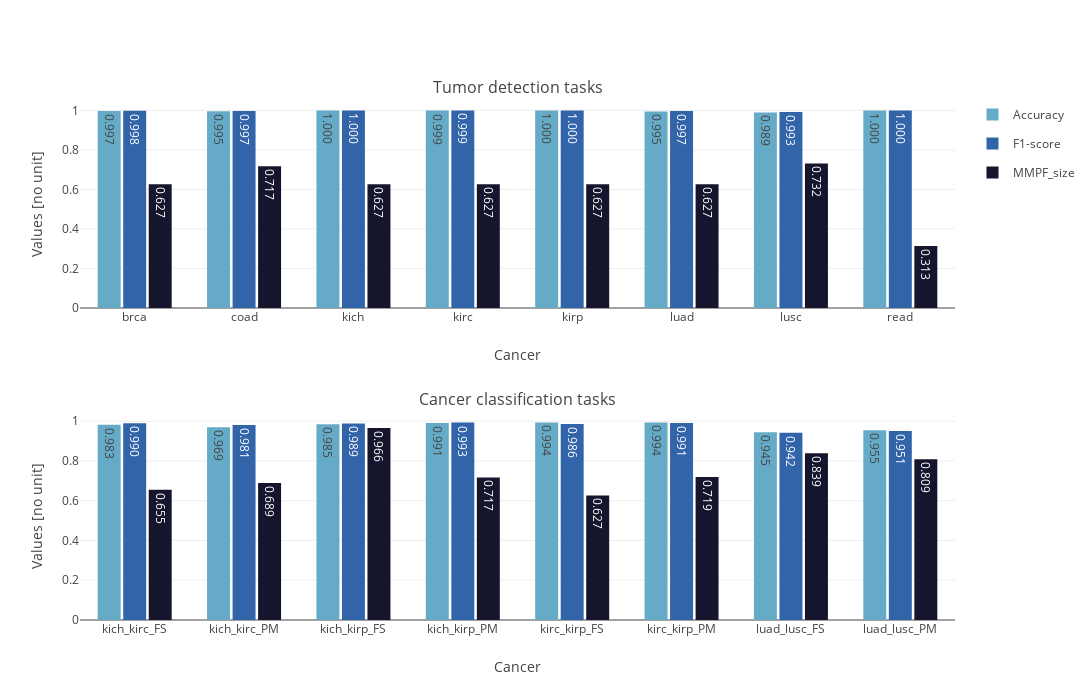

The code cell stored with this chart in its notebook:
### Code cell
def check_results_baseline(task : str, 
                           cancer : str, 
                           df : pd.DataFrame,
                           set_ : str, ID : int):
    # Initialization
    sub_dict = {'task' : [task], 'cancer' : [cancer]}
    
    # Extract the results pkl files
    preds_path = f'results/preds/run_{ID}/add_protected_atts_1/Baseline'
    results = pd.read_pickle(preds_path + f'/{task}/{cancer}/results.pkl')
    
    # Compute the metrics
    # Accuracy 
    sub_dict['Accuracy'] = tm.classification.BinaryAccuracy()(torch.Tensor(results.pred), torch.Tensor(results.label)).item()
    
    # F1-score
    sub_dict['F1-score'] = tm.classification.BinaryF1Score()(torch.Tensor(results.pred), torch.Tensor(results.label)).item()
    
    # MMPF_size
    mmpf_metrics = compute_pareto_metrics(results, protected_atts)
    sub_dict['MMPF_size'] = [mmpf_metrics[f'{set_}MMPF_size_2']]
    
    # Return the updated data frame
    if df.empty: df = pd.DataFrame(data = sub_dict)
    else: df = pd.concat([df, pd.DataFrame(data = sub_dict)])
    return df

# Initialization
cols = ['task', 'cancer', 'Accuracy', 'F1-score', 'MMPF_size']
df_baseline_100 = pd.DataFrame(columns = cols)
df_baseline_1000 = pd.DataFrame(columns = cols)
df_baseline_100_test = pd.DataFrame(columns = cols)
df_baseline_1000_test = pd.DataFrame(columns = cols)

# Loop on the combinations for baseline
for comb in COMBS_BASELINE[2:]:
    # Track
    print(comb)
    
    # Extract combinations
    task = comb[0]
    cancer = comb[1]
    
    # Get the metrics - validation
    df_baseline_100 = check_results_baseline(task, cancer, df_baseline_100, 'val_', 100)
    df_baseline_1000 = check_results_baseline(task, cancer, df_baseline_1000, 'val_', 1000)
    
    # Get the metrics - test
    df_baseline_100_test = check_results_baseline(task, cancer, df_baseline_100_test, 'test_', 100)
    df_baseline_1000_test = check_results_baseline(task, cancer, df_baseline_1000_test, 'test_', 1000)

# Plot
df_b = keep_best(df_baseline_100, df_baseline_1000)
df_b_test = select_best_test(df_b, df_baseline_100_test, df_baseline_1000_test)
plot_results_baseline(df_b_test, 'images/results_baseline.eps')

### Figure 1 — Plotly figure (JSON) as saved in the notebook; plotly's stock layout.template omitted (floating-point values rounded to 4 significant figures)
{"data": [{"alignmentgroup": "True", "hovertemplate": "variable=Accuracy<br>cancer=%{x}<br>value=%{y}<extra></extra>", "legendgroup": "Accuracy", "marker": {"color": "rgb(101, 171, 200)", "pattern": {"shape": ""}}, "name": "Accuracy", "offsetgroup": "Accuracy", "orientation": "v", "showlegend": true, "textposition": "auto", "texttemplate": "%{y:.3f}", "type": "bar", "x": ["kich_kirc_FS", "kich_kirc_PM", "kich_kirp_FS", "kich_kirp_PM", "kirc_kirp_FS", "kirc_kirp_PM", "luad_lusc_FS", "luad_lusc_PM"], "xaxis": "x2", "y": [0.9829, 0.9695, 0.9852, 0.9905, 0.9936, 0.9941, 0.945, 0.955], "yaxis": "y2"}, {"alignmentgroup": "True", "hovertemplate": "variable=F1-score<br>cancer=%{x}<br>value=%{y}<extra></extra>", "legendgroup": "F1-score", "marker": {"color": "rgb(50, 100, 170)", "pattern": {"shape": ""}}, "name": "F1-score", "offsetgroup": "F1-score", "orientation": "v", "showlegend": true, "textposition": "auto", "texttemplate": "%{y:.3f}", "type": "bar", "x": ["kich_kirc_FS", "kich_kirc_PM", "kich_kirp_FS", "kich_kirp_PM", "kirc_kirp_FS", "kirc_kirp_PM", "luad_lusc_FS", "luad_lusc_PM"], "xaxis": "x2", "y": [0.9903, 0.9812, 0.989, 0.9932, 0.9856, 0.9909, 0.9421, 0.9505], "yaxis": "y2"}, {"alignmentgroup": "True", "hovertemplate": "variable=MMPF_size<br>cancer=%{x}<br>value=%{y}<extra></extra>", "legendgroup": "MMPF_size", "marker": {"color": "rgb(21, 21, 45)", "pattern": {"shape": ""}}, "name": "MMPF_size", "offsetgroup": "MMPF_size", "orientation": "v", "showlegend": true, "textposition": "auto", "texttemplate": "%{y:.3f}", "type": "bar", "x": ["kich_kirc_FS", "kich_kirc_PM", "kich_kirp_FS", "kich_kirp_PM", "kirc_kirp_FS", "kirc_kirp_PM", "luad_lusc_FS", "luad_lusc_PM"], "xaxis": "x2", "y": [0.6551, 0.689, 0.9662, 0.7174, 0.6269, 0.7191, 0.8392, 0.8091], "yaxis": "y2"}, {"alignmentgroup": "True", "hovertemplate": "variable=Accuracy<br>cancer=%{x}<br>value=%{y}<extra></extra>", "legendgroup": "Accuracy", "marker": {"color": "rgb(101, 171, 200)", "pattern": {"shape": ""}}, "name": "Accuracy", "offsetgroup": "Accuracy", "orientation": "v", "showlegend": false, "textposition": "auto", "texttemplate": "%{y:.3f}", "type": "bar", "x": ["brca", "coad", "kich", "kirc", "kirp", "luad", "lusc", "read"], "xaxis": "x", "y": [0.9966, 0.9955, 1, 0.9993, 1, 0.9949, 0.9893, 1], "yaxis": "y"}, {"alignmentgroup": "True", "hovertemplate": "variable=F1-score<br>cancer=%{x}<br>value=%{y}<extra></extra>", "legendgroup": "F1-score", "marker": {"color": "rgb(50, 100, 170)", "pattern": {"shape": ""}}, "name": "F1-score", "offsetgroup": "F1-score", "orientation": "v", "showlegend": false, "textposition": "auto", "texttemplate": "%{y:.3f}", "type": "bar", "x": ["brca", "coad", "kich", "kirc", "kirp", "luad", "lusc", "read"], "xaxis": "x", "y": [0.9978, 0.9975, 1, 0.9995, 1, 0.9966, 0.9925, 1], "yaxis": "y"}, {"alignmentgroup": "True", "hovertemplate": "variable=MMPF_size<br>cancer=%{x}<br>value=%{y}<extra></extra>", "legendgroup": "MMPF_size", "marker": {"color": "rgb(21, 21, 45)", "pattern": {"shape": ""}}, "name": "MMPF_size", "offsetgroup": "MMPF_size", "orientation": "v", "showlegend": false, "textposition": "auto", "texttemplate": "%{y:.3f}", "type": "bar", "x": ["brca", "coad", "kich", "kirc", "kirp", "luad", "lusc", "read"], "xaxis": "x", "y": [0.6265, 0.7174, 0.6265, 0.6265, 0.6265, 0.6265, 0.7318, 0.3133], "yaxis": "y"}], "layout": {"annotations": [{"font": {"size": 16}, "showarrow": false, "text": "Tumor detection tasks", "x": 0.5, "xanchor": "center", "xref": "paper", "y": 1, "yanchor": "bottom", "yref": "paper"}, {"font": {"size": 16}, "showarrow": false, "text": "Cancer classification tasks", "x": 0.5, "xanchor": "center", "xref": "paper", "y": 0.4, "yanchor": "bottom", "yref": "paper"}], "bargap": 0.3, "bargroupgap": 0.1, "barmode": "group", "height": 700, "width": 1200, "xaxis": {"anchor": "y", "domain": [0, 1], "title": {"text": "Cancer"}}, "xaxis2": {"anchor": "y2", "domain": [0, 1], "title": {"text": "Cancer"}}, "yaxis": {"anchor": "x", "domain": [0.6, 1], "title": {"text": "Values [no unit]"}}, "yaxis2": {"anchor": "x2", "domain": [0, 0.4], "title": {"text": "Values [no unit]"}}}}
